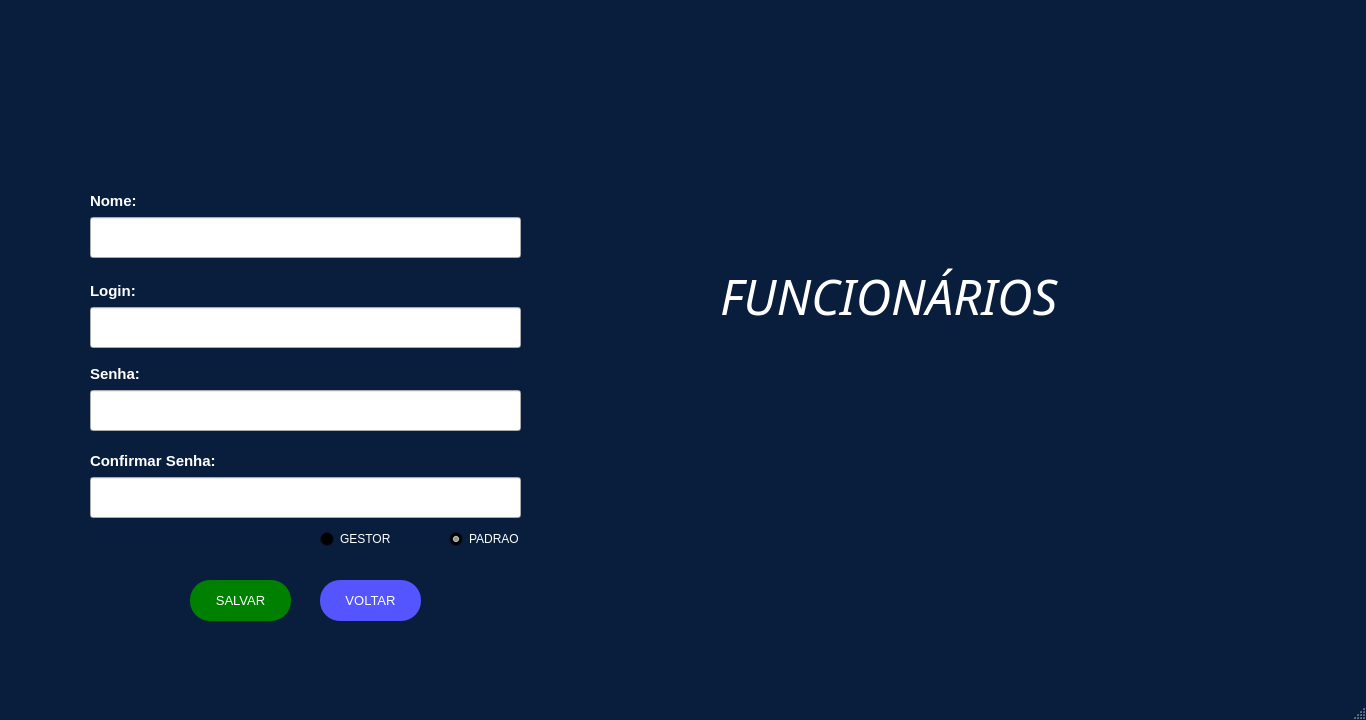
<?xml version="1.0" encoding="UTF-8"?>
<ui version="4.0">
 <class>MainWindow</class>
 <widget class="QMainWindow" name="MainWindow">
  <property name="geometry">
   <rect>
    <x>0</x>
    <y>0</y>
    <width>1366</width>
    <height>720</height>
   </rect>
  </property>
  <property name="minimumSize">
   <size>
    <width>1366</width>
    <height>720</height>
   </size>
  </property>
  <property name="maximumSize">
   <size>
    <width>1366</width>
    <height>720</height>
   </size>
  </property>
  <property name="palette">
   <palette>
    <active>
     <colorrole role="WindowText">
      <brush brushstyle="SolidPattern">
       <color alpha="255">
        <red>255</red>
        <green>255</green>
        <blue>255</blue>
       </color>
      </brush>
     </colorrole>
     <colorrole role="Button">
      <brush brushstyle="SolidPattern">
       <color alpha="255">
        <red>9</red>
        <green>30</green>
        <blue>61</blue>
       </color>
      </brush>
     </colorrole>
     <colorrole role="Light">
      <brush brushstyle="SolidPattern">
       <color alpha="255">
        <red>13</red>
        <green>45</green>
        <blue>91</blue>
       </color>
      </brush>
     </colorrole>
     <colorrole role="Midlight">
      <brush brushstyle="SolidPattern">
       <color alpha="255">
        <red>11</red>
        <green>37</green>
        <blue>76</blue>
       </color>
      </brush>
     </colorrole>
     <colorrole role="Dark">
      <brush brushstyle="SolidPattern">
       <color alpha="255">
        <red>4</red>
        <green>15</green>
        <blue>30</blue>
       </color>
      </brush>
     </colorrole>
     <colorrole role="Mid">
      <brush brushstyle="SolidPattern">
       <color alpha="255">
        <red>6</red>
        <green>20</green>
        <blue>41</blue>
       </color>
      </brush>
     </colorrole>
     <colorrole role="Text">
      <brush brushstyle="SolidPattern">
       <color alpha="255">
        <red>255</red>
        <green>255</green>
        <blue>255</blue>
       </color>
      </brush>
     </colorrole>
     <colorrole role="BrightText">
      <brush brushstyle="SolidPattern">
       <color alpha="255">
        <red>255</red>
        <green>255</green>
        <blue>255</blue>
       </color>
      </brush>
     </colorrole>
     <colorrole role="ButtonText">
      <brush brushstyle="SolidPattern">
       <color alpha="255">
        <red>255</red>
        <green>255</green>
        <blue>255</blue>
       </color>
      </brush>
     </colorrole>
     <colorrole role="Base">
      <brush brushstyle="SolidPattern">
       <color alpha="255">
        <red>0</red>
        <green>0</green>
        <blue>0</blue>
       </color>
      </brush>
     </colorrole>
     <colorrole role="Window">
      <brush brushstyle="SolidPattern">
       <color alpha="255">
        <red>9</red>
        <green>30</green>
        <blue>61</blue>
       </color>
      </brush>
     </colorrole>
     <colorrole role="Shadow">
      <brush brushstyle="SolidPattern">
       <color alpha="255">
        <red>0</red>
        <green>0</green>
        <blue>0</blue>
       </color>
      </brush>
     </colorrole>
     <colorrole role="AlternateBase">
      <brush brushstyle="SolidPattern">
       <color alpha="255">
        <red>4</red>
        <green>15</green>
        <blue>30</blue>
       </color>
      </brush>
     </colorrole>
     <colorrole role="ToolTipBase">
      <brush brushstyle="SolidPattern">
       <color alpha="255">
        <red>255</red>
        <green>255</green>
        <blue>220</blue>
       </color>
      </brush>
     </colorrole>
     <colorrole role="ToolTipText">
      <brush brushstyle="SolidPattern">
       <color alpha="255">
        <red>0</red>
        <green>0</green>
        <blue>0</blue>
       </color>
      </brush>
     </colorrole>
     <colorrole role="PlaceholderText">
      <brush brushstyle="SolidPattern">
       <color alpha="128">
        <red>255</red>
        <green>255</green>
        <blue>255</blue>
       </color>
      </brush>
     </colorrole>
    </active>
    <inactive>
     <colorrole role="WindowText">
      <brush brushstyle="SolidPattern">
       <color alpha="255">
        <red>255</red>
        <green>255</green>
        <blue>255</blue>
       </color>
      </brush>
     </colorrole>
     <colorrole role="Button">
      <brush brushstyle="SolidPattern">
       <color alpha="255">
        <red>9</red>
        <green>30</green>
        <blue>61</blue>
       </color>
      </brush>
     </colorrole>
     <colorrole role="Light">
      <brush brushstyle="SolidPattern">
       <color alpha="255">
        <red>13</red>
        <green>45</green>
        <blue>91</blue>
       </color>
      </brush>
     </colorrole>
     <colorrole role="Midlight">
      <brush brushstyle="SolidPattern">
       <color alpha="255">
        <red>11</red>
        <green>37</green>
        <blue>76</blue>
       </color>
      </brush>
     </colorrole>
     <colorrole role="Dark">
      <brush brushstyle="SolidPattern">
       <color alpha="255">
        <red>4</red>
        <green>15</green>
        <blue>30</blue>
       </color>
      </brush>
     </colorrole>
     <colorrole role="Mid">
      <brush brushstyle="SolidPattern">
       <color alpha="255">
        <red>6</red>
        <green>20</green>
        <blue>41</blue>
       </color>
      </brush>
     </colorrole>
     <colorrole role="Text">
      <brush brushstyle="SolidPattern">
       <color alpha="255">
        <red>255</red>
        <green>255</green>
        <blue>255</blue>
       </color>
      </brush>
     </colorrole>
     <colorrole role="BrightText">
      <brush brushstyle="SolidPattern">
       <color alpha="255">
        <red>255</red>
        <green>255</green>
        <blue>255</blue>
       </color>
      </brush>
     </colorrole>
     <colorrole role="ButtonText">
      <brush brushstyle="SolidPattern">
       <color alpha="255">
        <red>255</red>
        <green>255</green>
        <blue>255</blue>
       </color>
      </brush>
     </colorrole>
     <colorrole role="Base">
      <brush brushstyle="SolidPattern">
       <color alpha="255">
        <red>0</red>
        <green>0</green>
        <blue>0</blue>
       </color>
      </brush>
     </colorrole>
     <colorrole role="Window">
      <brush brushstyle="SolidPattern">
       <color alpha="255">
        <red>9</red>
        <green>30</green>
        <blue>61</blue>
       </color>
      </brush>
     </colorrole>
     <colorrole role="Shadow">
      <brush brushstyle="SolidPattern">
       <color alpha="255">
        <red>0</red>
        <green>0</green>
        <blue>0</blue>
       </color>
      </brush>
     </colorrole>
     <colorrole role="AlternateBase">
      <brush brushstyle="SolidPattern">
       <color alpha="255">
        <red>4</red>
        <green>15</green>
        <blue>30</blue>
       </color>
      </brush>
     </colorrole>
     <colorrole role="ToolTipBase">
      <brush brushstyle="SolidPattern">
       <color alpha="255">
        <red>255</red>
        <green>255</green>
        <blue>220</blue>
       </color>
      </brush>
     </colorrole>
     <colorrole role="ToolTipText">
      <brush brushstyle="SolidPattern">
       <color alpha="255">
        <red>0</red>
        <green>0</green>
        <blue>0</blue>
       </color>
      </brush>
     </colorrole>
     <colorrole role="PlaceholderText">
      <brush brushstyle="SolidPattern">
       <color alpha="128">
        <red>255</red>
        <green>255</green>
        <blue>255</blue>
       </color>
      </brush>
     </colorrole>
    </inactive>
    <disabled>
     <colorrole role="WindowText">
      <brush brushstyle="SolidPattern">
       <color alpha="255">
        <red>4</red>
        <green>15</green>
        <blue>30</blue>
       </color>
      </brush>
     </colorrole>
     <colorrole role="Button">
      <brush brushstyle="SolidPattern">
       <color alpha="255">
        <red>9</red>
        <green>30</green>
        <blue>61</blue>
       </color>
      </brush>
     </colorrole>
     <colorrole role="Light">
      <brush brushstyle="SolidPattern">
       <color alpha="255">
        <red>13</red>
        <green>45</green>
        <blue>91</blue>
       </color>
      </brush>
     </colorrole>
     <colorrole role="Midlight">
      <brush brushstyle="SolidPattern">
       <color alpha="255">
        <red>11</red>
        <green>37</green>
        <blue>76</blue>
       </color>
      </brush>
     </colorrole>
     <colorrole role="Dark">
      <brush brushstyle="SolidPattern">
       <color alpha="255">
        <red>4</red>
        <green>15</green>
        <blue>30</blue>
       </color>
      </brush>
     </colorrole>
     <colorrole role="Mid">
      <brush brushstyle="SolidPattern">
       <color alpha="255">
        <red>6</red>
        <green>20</green>
        <blue>41</blue>
       </color>
      </brush>
     </colorrole>
     <colorrole role="Text">
      <brush brushstyle="SolidPattern">
       <color alpha="255">
        <red>4</red>
        <green>15</green>
        <blue>30</blue>
       </color>
      </brush>
     </colorrole>
     <colorrole role="BrightText">
      <brush brushstyle="SolidPattern">
       <color alpha="255">
        <red>255</red>
        <green>255</green>
        <blue>255</blue>
       </color>
      </brush>
     </colorrole>
     <colorrole role="ButtonText">
      <brush brushstyle="SolidPattern">
       <color alpha="255">
        <red>4</red>
        <green>15</green>
        <blue>30</blue>
       </color>
      </brush>
     </colorrole>
     <colorrole role="Base">
      <brush brushstyle="SolidPattern">
       <color alpha="255">
        <red>9</red>
        <green>30</green>
        <blue>61</blue>
       </color>
      </brush>
     </colorrole>
     <colorrole role="Window">
      <brush brushstyle="SolidPattern">
       <color alpha="255">
        <red>9</red>
        <green>30</green>
        <blue>61</blue>
       </color>
      </brush>
     </colorrole>
     <colorrole role="Shadow">
      <brush brushstyle="SolidPattern">
       <color alpha="255">
        <red>0</red>
        <green>0</green>
        <blue>0</blue>
       </color>
      </brush>
     </colorrole>
     <colorrole role="AlternateBase">
      <brush brushstyle="SolidPattern">
       <color alpha="255">
        <red>9</red>
        <green>30</green>
        <blue>61</blue>
       </color>
      </brush>
     </colorrole>
     <colorrole role="ToolTipBase">
      <brush brushstyle="SolidPattern">
       <color alpha="255">
        <red>255</red>
        <green>255</green>
        <blue>220</blue>
       </color>
      </brush>
     </colorrole>
     <colorrole role="ToolTipText">
      <brush brushstyle="SolidPattern">
       <color alpha="255">
        <red>0</red>
        <green>0</green>
        <blue>0</blue>
       </color>
      </brush>
     </colorrole>
     <colorrole role="PlaceholderText">
      <brush brushstyle="SolidPattern">
       <color alpha="128">
        <red>255</red>
        <green>255</green>
        <blue>255</blue>
       </color>
      </brush>
     </colorrole>
    </disabled>
   </palette>
  </property>
  <property name="windowTitle">
   <string>Long Drive</string>
  </property>
  <property name="windowIcon">
   <iconset>
    <normaloff>../Logos/LOGO4.png</normaloff>../Logos/LOGO4.png</iconset>
  </property>
  <property name="layoutDirection">
   <enum>Qt::LeftToRight</enum>
  </property>
  <widget class="QWidget" name="centralwidget">
   <widget class="QLabel" name="funci_logo">
    <property name="enabled">
     <bool>true</bool>
    </property>
    <property name="geometry">
     <rect>
      <x>800</x>
      <y>260</y>
      <width>341</width>
      <height>341</height>
     </rect>
    </property>
    <property name="toolTip">
     <string>&lt;html&gt;&lt;head/&gt;&lt;body&gt;&lt;p align=&quot;center&quot;&gt;&lt;br/&gt;&lt;/p&gt;&lt;/body&gt;&lt;/html&gt;</string>
    </property>
    <property name="whatsThis">
     <string>&lt;html&gt;&lt;head/&gt;&lt;body&gt;&lt;p align=&quot;center&quot;&gt;&lt;br/&gt;&lt;/p&gt;&lt;/body&gt;&lt;/html&gt;</string>
    </property>
    <property name="autoFillBackground">
     <bool>false</bool>
    </property>
    <property name="styleSheet">
     <string notr="true"/>
    </property>
    <property name="text">
     <string/>
    </property>
    <property name="pixmap">
     <pixmap>../Logos/LOGO2.png</pixmap>
    </property>
    <property name="scaledContents">
     <bool>true</bool>
    </property>
    <property name="wordWrap">
     <bool>false</bool>
    </property>
   </widget>
   <widget class="QLabel" name="funci_name">
    <property name="geometry">
     <rect>
      <x>90</x>
      <y>190</y>
      <width>61</width>
      <height>21</height>
     </rect>
    </property>
    <property name="font">
     <font>
      <family>Arial</family>
      <pointsize>11</pointsize>
      <weight>75</weight>
      <bold>true</bold>
     </font>
    </property>
    <property name="text">
     <string>Nome:</string>
    </property>
   </widget>
   <widget class="QLineEdit" name="funci_name_2">
    <property name="geometry">
     <rect>
      <x>90</x>
      <y>217</y>
      <width>431</width>
      <height>41</height>
     </rect>
    </property>
    <property name="font">
     <font>
      <pointsize>8</pointsize>
     </font>
    </property>
    <property name="styleSheet">
     <string notr="true">color: rgb(0, 0, 0);</string>
    </property>
   </widget>
   <widget class="QLineEdit" name="funci_login_3">
    <property name="geometry">
     <rect>
      <x>90</x>
      <y>307</y>
      <width>431</width>
      <height>41</height>
     </rect>
    </property>
    <property name="font">
     <font>
      <pointsize>8</pointsize>
     </font>
    </property>
    <property name="styleSheet">
     <string notr="true">color: rgb(0, 0, 0);</string>
    </property>
   </widget>
   <widget class="QLabel" name="funci_cpf">
    <property name="geometry">
     <rect>
      <x>90</x>
      <y>280</y>
      <width>51</width>
      <height>21</height>
     </rect>
    </property>
    <property name="font">
     <font>
      <family>Arial</family>
      <pointsize>11</pointsize>
      <weight>75</weight>
      <bold>true</bold>
     </font>
    </property>
    <property name="text">
     <string>Login:</string>
    </property>
   </widget>
   <widget class="QLabel" name="funci_login">
    <property name="geometry">
     <rect>
      <x>90</x>
      <y>363</y>
      <width>61</width>
      <height>21</height>
     </rect>
    </property>
    <property name="font">
     <font>
      <family>Arial</family>
      <pointsize>11</pointsize>
      <weight>75</weight>
      <bold>true</bold>
     </font>
    </property>
    <property name="text">
     <string>Senha:</string>
    </property>
   </widget>
   <widget class="QLineEdit" name="funci_senha_2">
    <property name="geometry">
     <rect>
      <x>90</x>
      <y>390</y>
      <width>431</width>
      <height>41</height>
     </rect>
    </property>
    <property name="font">
     <font>
      <pointsize>8</pointsize>
     </font>
    </property>
    <property name="styleSheet">
     <string notr="true">color: rgb(0, 0, 0);</string>
    </property>
   </widget>
   <widget class="QLineEdit" name="funci_senha_3">
    <property name="geometry">
     <rect>
      <x>90</x>
      <y>477</y>
      <width>431</width>
      <height>41</height>
     </rect>
    </property>
    <property name="font">
     <font>
      <pointsize>8</pointsize>
     </font>
    </property>
    <property name="styleSheet">
     <string notr="true">color: rgb(0, 0, 0);</string>
    </property>
   </widget>
   <widget class="QLabel" name="funci_senha">
    <property name="geometry">
     <rect>
      <x>90</x>
      <y>450</y>
      <width>171</width>
      <height>21</height>
     </rect>
    </property>
    <property name="font">
     <font>
      <family>Arial</family>
      <pointsize>11</pointsize>
      <weight>75</weight>
      <bold>true</bold>
     </font>
    </property>
    <property name="text">
     <string>Confirmar Senha:</string>
    </property>
   </widget>
   <widget class="QLabel" name="funci_funci">
    <property name="geometry">
     <rect>
      <x>720</x>
      <y>240</y>
      <width>511</width>
      <height>111</height>
     </rect>
    </property>
    <property name="font">
     <font>
      <family>Reem Kufi</family>
      <pointsize>37</pointsize>
      <weight>50</weight>
      <italic>true</italic>
      <bold>false</bold>
      <underline>false</underline>
     </font>
    </property>
    <property name="text">
     <string>FUNCIONÁRIOS</string>
    </property>
   </widget>
   <widget class="QRadioButton" name="radio_padrao">
    <property name="geometry">
     <rect>
      <x>449</x>
      <y>530</y>
      <width>131</width>
      <height>18</height>
     </rect>
    </property>
    <property name="text">
     <string>PADRAO</string>
    </property>
    <property name="checkable">
     <bool>true</bool>
    </property>
    <property name="checked">
     <bool>true</bool>
    </property>
   </widget>
   <widget class="QRadioButton" name="radio_gestor">
    <property name="geometry">
     <rect>
      <x>320</x>
      <y>530</y>
      <width>126</width>
      <height>18</height>
     </rect>
    </property>
    <property name="text">
     <string>GESTOR</string>
    </property>
    <property name="checkable">
     <bool>true</bool>
    </property>
    <property name="checked">
     <bool>false</bool>
    </property>
   </widget>
   <widget class="QPushButton" name="voltar_10">
    <property name="geometry">
     <rect>
      <x>320</x>
      <y>580</y>
      <width>101</width>
      <height>41</height>
     </rect>
    </property>
    <property name="palette">
     <palette>
      <active>
       <colorrole role="WindowText">
        <brush brushstyle="SolidPattern">
         <color alpha="255">
          <red>255</red>
          <green>255</green>
          <blue>255</blue>
         </color>
        </brush>
       </colorrole>
       <colorrole role="Button">
        <brush brushstyle="SolidPattern">
         <color alpha="255">
          <red>85</red>
          <green>85</green>
          <blue>255</blue>
         </color>
        </brush>
       </colorrole>
       <colorrole role="Text">
        <brush brushstyle="SolidPattern">
         <color alpha="255">
          <red>255</red>
          <green>255</green>
          <blue>255</blue>
         </color>
        </brush>
       </colorrole>
       <colorrole role="BrightText">
        <brush brushstyle="SolidPattern">
         <color alpha="255">
          <red>203</red>
          <green>255</green>
          <blue>80</blue>
         </color>
        </brush>
       </colorrole>
       <colorrole role="ButtonText">
        <brush brushstyle="SolidPattern">
         <color alpha="255">
          <red>255</red>
          <green>255</green>
          <blue>255</blue>
         </color>
        </brush>
       </colorrole>
       <colorrole role="Base">
        <brush brushstyle="SolidPattern">
         <color alpha="255">
          <red>85</red>
          <green>85</green>
          <blue>255</blue>
         </color>
        </brush>
       </colorrole>
       <colorrole role="Window">
        <brush brushstyle="SolidPattern">
         <color alpha="255">
          <red>85</red>
          <green>85</green>
          <blue>255</blue>
         </color>
        </brush>
       </colorrole>
       <colorrole role="ToolTipBase">
        <brush brushstyle="SolidPattern">
         <color alpha="255">
          <red>255</red>
          <green>255</green>
          <blue>0</blue>
         </color>
        </brush>
       </colorrole>
       <colorrole role="PlaceholderText">
        <brush brushstyle="SolidPattern">
         <color alpha="128">
          <red>0</red>
          <green>0</green>
          <blue>0</blue>
         </color>
        </brush>
       </colorrole>
      </active>
      <inactive>
       <colorrole role="WindowText">
        <brush brushstyle="SolidPattern">
         <color alpha="255">
          <red>255</red>
          <green>255</green>
          <blue>255</blue>
         </color>
        </brush>
       </colorrole>
       <colorrole role="Button">
        <brush brushstyle="SolidPattern">
         <color alpha="255">
          <red>85</red>
          <green>85</green>
          <blue>255</blue>
         </color>
        </brush>
       </colorrole>
       <colorrole role="Text">
        <brush brushstyle="SolidPattern">
         <color alpha="255">
          <red>255</red>
          <green>255</green>
          <blue>255</blue>
         </color>
        </brush>
       </colorrole>
       <colorrole role="BrightText">
        <brush brushstyle="SolidPattern">
         <color alpha="255">
          <red>203</red>
          <green>255</green>
          <blue>80</blue>
         </color>
        </brush>
       </colorrole>
       <colorrole role="ButtonText">
        <brush brushstyle="SolidPattern">
         <color alpha="255">
          <red>255</red>
          <green>255</green>
          <blue>255</blue>
         </color>
        </brush>
       </colorrole>
       <colorrole role="Base">
        <brush brushstyle="SolidPattern">
         <color alpha="255">
          <red>85</red>
          <green>85</green>
          <blue>255</blue>
         </color>
        </brush>
       </colorrole>
       <colorrole role="Window">
        <brush brushstyle="SolidPattern">
         <color alpha="255">
          <red>85</red>
          <green>85</green>
          <blue>255</blue>
         </color>
        </brush>
       </colorrole>
       <colorrole role="ToolTipBase">
        <brush brushstyle="SolidPattern">
         <color alpha="255">
          <red>255</red>
          <green>255</green>
          <blue>0</blue>
         </color>
        </brush>
       </colorrole>
       <colorrole role="PlaceholderText">
        <brush brushstyle="SolidPattern">
         <color alpha="128">
          <red>0</red>
          <green>0</green>
          <blue>0</blue>
         </color>
        </brush>
       </colorrole>
      </inactive>
      <disabled>
       <colorrole role="WindowText">
        <brush brushstyle="SolidPattern">
         <color alpha="255">
          <red>255</red>
          <green>255</green>
          <blue>255</blue>
         </color>
        </brush>
       </colorrole>
       <colorrole role="Button">
        <brush brushstyle="SolidPattern">
         <color alpha="255">
          <red>85</red>
          <green>85</green>
          <blue>255</blue>
         </color>
        </brush>
       </colorrole>
       <colorrole role="Text">
        <brush brushstyle="SolidPattern">
         <color alpha="255">
          <red>255</red>
          <green>255</green>
          <blue>255</blue>
         </color>
        </brush>
       </colorrole>
       <colorrole role="BrightText">
        <brush brushstyle="SolidPattern">
         <color alpha="255">
          <red>203</red>
          <green>255</green>
          <blue>80</blue>
         </color>
        </brush>
       </colorrole>
       <colorrole role="ButtonText">
        <brush brushstyle="SolidPattern">
         <color alpha="255">
          <red>255</red>
          <green>255</green>
          <blue>255</blue>
         </color>
        </brush>
       </colorrole>
       <colorrole role="Base">
        <brush brushstyle="SolidPattern">
         <color alpha="255">
          <red>85</red>
          <green>85</green>
          <blue>255</blue>
         </color>
        </brush>
       </colorrole>
       <colorrole role="Window">
        <brush brushstyle="SolidPattern">
         <color alpha="255">
          <red>85</red>
          <green>85</green>
          <blue>255</blue>
         </color>
        </brush>
       </colorrole>
       <colorrole role="ToolTipBase">
        <brush brushstyle="SolidPattern">
         <color alpha="255">
          <red>255</red>
          <green>255</green>
          <blue>0</blue>
         </color>
        </brush>
       </colorrole>
       <colorrole role="PlaceholderText">
        <brush brushstyle="SolidPattern">
         <color alpha="128">
          <red>0</red>
          <green>0</green>
          <blue>0</blue>
         </color>
        </brush>
       </colorrole>
      </disabled>
     </palette>
    </property>
    <property name="font">
     <font>
      <family>Arial</family>
      <pointsize>10</pointsize>
      <weight>9</weight>
      <italic>false</italic>
      <bold>false</bold>
     </font>
    </property>
    <property name="contextMenuPolicy">
     <enum>Qt::CustomContextMenu</enum>
    </property>
    <property name="styleSheet">
     <string notr="true">QPushButton{
	color:white;
	border-radius:20px;
	background-color: rgb(85, 85, 255);
	font: 75 10pt &quot;Arial&quot;;
}
QPushButton:hover{
	background-color: rgb(10, 10, 127);
}</string>
    </property>
    <property name="text">
     <string>VOLTAR</string>
    </property>
    <property name="iconSize">
     <size>
      <width>93</width>
      <height>100</height>
     </size>
    </property>
    <property name="checkable">
     <bool>false</bool>
    </property>
    <property name="autoRepeat">
     <bool>false</bool>
    </property>
    <property name="autoExclusive">
     <bool>false</bool>
    </property>
    <property name="autoDefault">
     <bool>false</bool>
    </property>
    <property name="default">
     <bool>false</bool>
    </property>
    <property name="flat">
     <bool>true</bool>
    </property>
   </widget>
   <widget class="QPushButton" name="salvar_funcio">
    <property name="geometry">
     <rect>
      <x>190</x>
      <y>580</y>
      <width>101</width>
      <height>41</height>
     </rect>
    </property>
    <property name="palette">
     <palette>
      <active>
       <colorrole role="WindowText">
        <brush brushstyle="SolidPattern">
         <color alpha="255">
          <red>255</red>
          <green>255</green>
          <blue>255</blue>
         </color>
        </brush>
       </colorrole>
       <colorrole role="Button">
        <brush brushstyle="SolidPattern">
         <color alpha="255">
          <red>0</red>
          <green>128</green>
          <blue>0</blue>
         </color>
        </brush>
       </colorrole>
       <colorrole role="Text">
        <brush brushstyle="SolidPattern">
         <color alpha="255">
          <red>255</red>
          <green>255</green>
          <blue>255</blue>
         </color>
        </brush>
       </colorrole>
       <colorrole role="BrightText">
        <brush brushstyle="SolidPattern">
         <color alpha="255">
          <red>203</red>
          <green>255</green>
          <blue>80</blue>
         </color>
        </brush>
       </colorrole>
       <colorrole role="ButtonText">
        <brush brushstyle="SolidPattern">
         <color alpha="255">
          <red>255</red>
          <green>255</green>
          <blue>255</blue>
         </color>
        </brush>
       </colorrole>
       <colorrole role="Base">
        <brush brushstyle="SolidPattern">
         <color alpha="255">
          <red>0</red>
          <green>128</green>
          <blue>0</blue>
         </color>
        </brush>
       </colorrole>
       <colorrole role="Window">
        <brush brushstyle="SolidPattern">
         <color alpha="255">
          <red>0</red>
          <green>128</green>
          <blue>0</blue>
         </color>
        </brush>
       </colorrole>
       <colorrole role="ToolTipBase">
        <brush brushstyle="SolidPattern">
         <color alpha="255">
          <red>255</red>
          <green>255</green>
          <blue>0</blue>
         </color>
        </brush>
       </colorrole>
       <colorrole role="PlaceholderText">
        <brush brushstyle="SolidPattern">
         <color alpha="128">
          <red>0</red>
          <green>0</green>
          <blue>0</blue>
         </color>
        </brush>
       </colorrole>
      </active>
      <inactive>
       <colorrole role="WindowText">
        <brush brushstyle="SolidPattern">
         <color alpha="255">
          <red>255</red>
          <green>255</green>
          <blue>255</blue>
         </color>
        </brush>
       </colorrole>
       <colorrole role="Button">
        <brush brushstyle="SolidPattern">
         <color alpha="255">
          <red>0</red>
          <green>128</green>
          <blue>0</blue>
         </color>
        </brush>
       </colorrole>
       <colorrole role="Text">
        <brush brushstyle="SolidPattern">
         <color alpha="255">
          <red>255</red>
          <green>255</green>
          <blue>255</blue>
         </color>
        </brush>
       </colorrole>
       <colorrole role="BrightText">
        <brush brushstyle="SolidPattern">
         <color alpha="255">
          <red>203</red>
          <green>255</green>
          <blue>80</blue>
         </color>
        </brush>
       </colorrole>
       <colorrole role="ButtonText">
        <brush brushstyle="SolidPattern">
         <color alpha="255">
          <red>255</red>
          <green>255</green>
          <blue>255</blue>
         </color>
        </brush>
       </colorrole>
       <colorrole role="Base">
        <brush brushstyle="SolidPattern">
         <color alpha="255">
          <red>0</red>
          <green>128</green>
          <blue>0</blue>
         </color>
        </brush>
       </colorrole>
       <colorrole role="Window">
        <brush brushstyle="SolidPattern">
         <color alpha="255">
          <red>0</red>
          <green>128</green>
          <blue>0</blue>
         </color>
        </brush>
       </colorrole>
       <colorrole role="ToolTipBase">
        <brush brushstyle="SolidPattern">
         <color alpha="255">
          <red>255</red>
          <green>255</green>
          <blue>0</blue>
         </color>
        </brush>
       </colorrole>
       <colorrole role="PlaceholderText">
        <brush brushstyle="SolidPattern">
         <color alpha="128">
          <red>0</red>
          <green>0</green>
          <blue>0</blue>
         </color>
        </brush>
       </colorrole>
      </inactive>
      <disabled>
       <colorrole role="WindowText">
        <brush brushstyle="SolidPattern">
         <color alpha="255">
          <red>255</red>
          <green>255</green>
          <blue>255</blue>
         </color>
        </brush>
       </colorrole>
       <colorrole role="Button">
        <brush brushstyle="SolidPattern">
         <color alpha="255">
          <red>0</red>
          <green>128</green>
          <blue>0</blue>
         </color>
        </brush>
       </colorrole>
       <colorrole role="Text">
        <brush brushstyle="SolidPattern">
         <color alpha="255">
          <red>255</red>
          <green>255</green>
          <blue>255</blue>
         </color>
        </brush>
       </colorrole>
       <colorrole role="BrightText">
        <brush brushstyle="SolidPattern">
         <color alpha="255">
          <red>203</red>
          <green>255</green>
          <blue>80</blue>
         </color>
        </brush>
       </colorrole>
       <colorrole role="ButtonText">
        <brush brushstyle="SolidPattern">
         <color alpha="255">
          <red>255</red>
          <green>255</green>
          <blue>255</blue>
         </color>
        </brush>
       </colorrole>
       <colorrole role="Base">
        <brush brushstyle="SolidPattern">
         <color alpha="255">
          <red>0</red>
          <green>128</green>
          <blue>0</blue>
         </color>
        </brush>
       </colorrole>
       <colorrole role="Window">
        <brush brushstyle="SolidPattern">
         <color alpha="255">
          <red>0</red>
          <green>128</green>
          <blue>0</blue>
         </color>
        </brush>
       </colorrole>
       <colorrole role="ToolTipBase">
        <brush brushstyle="SolidPattern">
         <color alpha="255">
          <red>255</red>
          <green>255</green>
          <blue>0</blue>
         </color>
        </brush>
       </colorrole>
       <colorrole role="PlaceholderText">
        <brush brushstyle="SolidPattern">
         <color alpha="128">
          <red>0</red>
          <green>0</green>
          <blue>0</blue>
         </color>
        </brush>
       </colorrole>
      </disabled>
     </palette>
    </property>
    <property name="font">
     <font>
      <family>Arial</family>
      <pointsize>10</pointsize>
      <weight>9</weight>
      <italic>false</italic>
      <bold>false</bold>
     </font>
    </property>
    <property name="contextMenuPolicy">
     <enum>Qt::CustomContextMenu</enum>
    </property>
    <property name="styleSheet">
     <string notr="true">QPushButton{
	color:white;
	border-radius:20px;
	background-color: #008000;
	font: 75 10pt &quot;Arial&quot;;
}
QPushButton:hover{
	background-color: #005500;
}</string>
    </property>
    <property name="text">
     <string>SALVAR</string>
    </property>
    <property name="iconSize">
     <size>
      <width>93</width>
      <height>100</height>
     </size>
    </property>
    <property name="checkable">
     <bool>false</bool>
    </property>
    <property name="autoRepeat">
     <bool>false</bool>
    </property>
    <property name="autoExclusive">
     <bool>false</bool>
    </property>
    <property name="autoDefault">
     <bool>false</bool>
    </property>
    <property name="default">
     <bool>false</bool>
    </property>
    <property name="flat">
     <bool>true</bool>
    </property>
   </widget>
   <widget class="QLabel" name="label">
    <property name="geometry">
     <rect>
      <x>90</x>
      <y>525</y>
      <width>221</width>
      <height>21</height>
     </rect>
    </property>
    <property name="text">
     <string/>
    </property>
   </widget>
  </widget>
  <widget class="QStatusBar" name="statusbar"/>
 </widget>
 <resources>
  <include location="../ICONES_QTDESIGNER.qrc"/>
 </resources>
 <connections/>
</ui>
